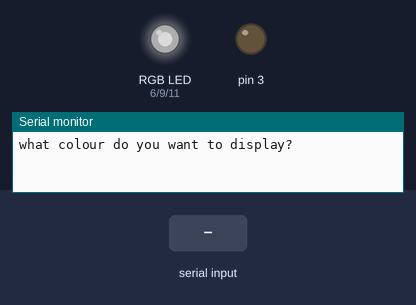
A sketch run on a simulated Arduino Uno, built with avr-gcc and run on an emulated ATmega328P. Parts: an RGB LED mixed from three pins (HIGH = lit), output pins drawn as LEDs (lit = HIGH), the last lines printed to the serial monitor. Inputs (shaded band) come from the test bench. Dim RGB values are drawn brighter than linear.

Above: at 1.2 s.
1.3 s: "red" received over Serial
At 3.3 s:
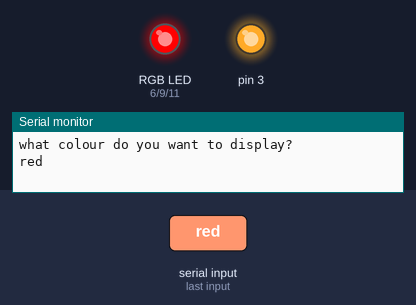
3.8 s: "blue" received over Serial
At 7.6 s:
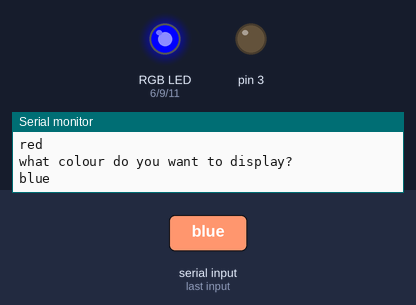
Timing chart, 0 to 10.8 s (numbered marks = the images above; inputs shaded):
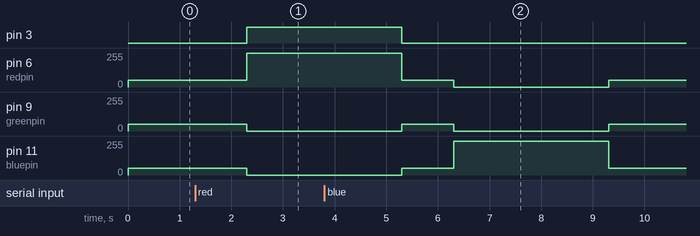

Measured:
- after the input at 1.3 s, pin 3: LOW → HIGH after 1.0 s; pin 6 (redpin): 50/255 → 255/255 after 1.0 s; pin 9 (greenpin), pin 11 (bluepin): 50/255 → 0/255 after 1.0 s

The sketch:

rgb_lights.ino
```cpp
int redpin=6,greenpin=9,bluepin=11;
String msg="what colour do you want to display?";
String code;
void setup() {
  // put your setup code here, to run once:
  pinMode(redpin,OUTPUT);
  pinMode(greenpin,OUTPUT);
  pinMode(bluepin,OUTPUT);
  pinMode(3,OUTPUT);
  /*pinMode(cyanpin,OUTPUT);
  pinMode(yellowpin,OUTPUT);
  pinMode(fushapin,OUTPUT);
  pinMode(orangepin,OUTPUT);*/
  Serial.begin(9600);
}

void loop() {
  // put your main code here, to run repeatedly:
  analogWrite(redpin,50);
  analogWrite(greenpin,50);
  analogWrite(bluepin,50);
  Serial.println(msg);
  while(Serial.available()==0)
  {

  }
  code=Serial.readString();
  Serial.println(code);
  if(code.equals("red"))
  {
    analogWrite(redpin,255);
    analogWrite(greenpin,0);
    analogWrite(bluepin,0);
    digitalWrite(3,HIGH);
    delay(3000);
    digitalWrite(3,LOW);
  }
   if(code.equals("blue"))
  {
    analogWrite(redpin,0);
    analogWrite(greenpin,0);
    analogWrite(bluepin,255);
    delay(3000);
  }
   if(code=="green")
  {
    analogWrite(redpin,0);
    analogWrite(greenpin,255);
    analogWrite(bluepin,0);
    delay(3000);
  }
   if(code=="cyan")
  {
    analogWrite(redpin,0);
    analogWrite(greenpin,35);
    analogWrite(bluepin,30);
    delay(3000);
  }
   if(code=="yellow")
  {
    analogWrite(redpin,250);
    analogWrite(greenpin,250);
    analogWrite(bluepin,0);
    delay(3000);
  }
}
```
